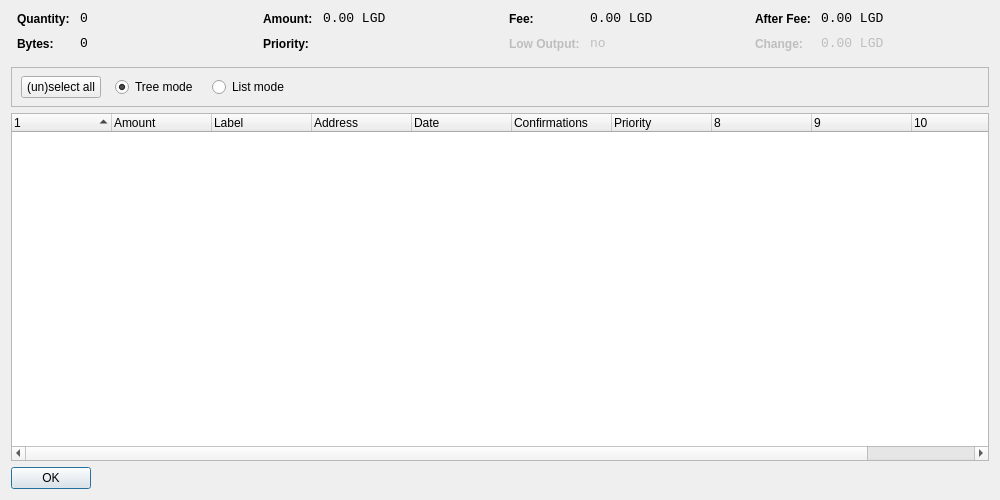
<?xml version="1.0" encoding="UTF-8"?>
<ui version="4.0">
 <class>CoinControlDialog</class>
 <widget class="QDialog" name="CoinControlDialog">
  <property name="geometry">
   <rect>
    <x>0</x>
    <y>0</y>
    <width>1000</width>
    <height>500</height>
   </rect>
  </property>
  <property name="windowTitle">
   <string>Coin Control</string>
  </property>
  <layout class="QVBoxLayout" name="verticalLayout">
   <item>
    <layout class="QHBoxLayout" name="horizontalLayoutTop" stretch="0,0,0,0">
     <property name="topMargin">
      <number>0</number>
     </property>
     <property name="bottomMargin">
      <number>10</number>
     </property>
     <item>
      <layout class="QFormLayout" name="formLayoutCoinControl1">
       <property name="horizontalSpacing">
        <number>10</number>
       </property>
       <property name="verticalSpacing">
        <number>10</number>
       </property>
       <property name="leftMargin">
        <number>6</number>
       </property>
       <property name="rightMargin">
        <number>6</number>
       </property>
       <item row="0" column="0">
        <widget class="QLabel" name="labelCoinControlQuantityText">
         <property name="styleSheet">
          <string notr="true">font-weight:bold;</string>
         </property>
         <property name="text">
          <string>Quantity:</string>
         </property>
        </widget>
       </item>
       <item row="0" column="1">
        <widget class="QLabel" name="labelCoinControlQuantity">
         <property name="font">
          <font>
           <family>Monospace</family>
           <pointsize>10</pointsize>
          </font>
         </property>
         <property name="cursor">
          <cursorShape>IBeamCursor</cursorShape>
         </property>
         <property name="contextMenuPolicy">
          <enum>Qt::ActionsContextMenu</enum>
         </property>
         <property name="text">
          <string>0</string>
         </property>
         <property name="textInteractionFlags">
          <set>Qt::LinksAccessibleByMouse|Qt::TextSelectableByKeyboard|Qt::TextSelectableByMouse</set>
         </property>
        </widget>
       </item>
       <item row="1" column="0">
        <widget class="QLabel" name="labelCoinControlBytesText">
         <property name="styleSheet">
          <string notr="true">font-weight:bold;</string>
         </property>
         <property name="text">
          <string>Bytes:</string>
         </property>
        </widget>
       </item>
       <item row="1" column="1">
        <widget class="QLabel" name="labelCoinControlBytes">
         <property name="font">
          <font>
           <family>Monospace</family>
           <pointsize>10</pointsize>
          </font>
         </property>
         <property name="cursor">
          <cursorShape>IBeamCursor</cursorShape>
         </property>
         <property name="contextMenuPolicy">
          <enum>Qt::ActionsContextMenu</enum>
         </property>
         <property name="text">
          <string>0</string>
         </property>
         <property name="textInteractionFlags">
          <set>Qt::LinksAccessibleByMouse|Qt::TextSelectableByKeyboard|Qt::TextSelectableByMouse</set>
         </property>
        </widget>
       </item>
      </layout>
     </item>
     <item>
      <layout class="QFormLayout" name="formLayoutCoinControl2">
       <property name="horizontalSpacing">
        <number>10</number>
       </property>
       <property name="verticalSpacing">
        <number>10</number>
       </property>
       <property name="leftMargin">
        <number>6</number>
       </property>
       <property name="rightMargin">
        <number>6</number>
       </property>
       <item row="0" column="0">
        <widget class="QLabel" name="labelCoinControlAmountText">
         <property name="styleSheet">
          <string notr="true">font-weight:bold;</string>
         </property>
         <property name="text">
          <string>Amount:</string>
         </property>
        </widget>
       </item>
       <item row="0" column="1">
        <widget class="QLabel" name="labelCoinControlAmount">
         <property name="font">
          <font>
           <family>Monospace</family>
           <pointsize>10</pointsize>
          </font>
         </property>
         <property name="cursor">
          <cursorShape>IBeamCursor</cursorShape>
         </property>
         <property name="contextMenuPolicy">
          <enum>Qt::ActionsContextMenu</enum>
         </property>
         <property name="text">
          <string>0.00 LGD</string>
         </property>
         <property name="textInteractionFlags">
          <set>Qt::LinksAccessibleByMouse|Qt::TextSelectableByKeyboard|Qt::TextSelectableByMouse</set>
         </property>
        </widget>
       </item>
       <item row="1" column="0">
        <widget class="QLabel" name="labelCoinControlPriorityText">
         <property name="styleSheet">
          <string notr="true">font-weight:bold;</string>
         </property>
         <property name="text">
          <string>Priority:</string>
         </property>
        </widget>
       </item>
       <item row="1" column="1">
        <widget class="QLabel" name="labelCoinControlPriority">
         <property name="font">
          <font>
           <family>Monospace</family>
           <pointsize>10</pointsize>
          </font>
         </property>
         <property name="cursor">
          <cursorShape>IBeamCursor</cursorShape>
         </property>
         <property name="contextMenuPolicy">
          <enum>Qt::ActionsContextMenu</enum>
         </property>
         <property name="text">
          <string/>
         </property>
         <property name="textInteractionFlags">
          <set>Qt::LinksAccessibleByMouse|Qt::TextSelectableByKeyboard|Qt::TextSelectableByMouse</set>
         </property>
        </widget>
       </item>
      </layout>
     </item>
     <item>
      <layout class="QFormLayout" name="formLayoutCoinControl3">
       <property name="horizontalSpacing">
        <number>10</number>
       </property>
       <property name="verticalSpacing">
        <number>10</number>
       </property>
       <property name="leftMargin">
        <number>6</number>
       </property>
       <property name="rightMargin">
        <number>6</number>
       </property>
       <item row="0" column="0">
        <widget class="QLabel" name="labelCoinControlFeeText">
         <property name="styleSheet">
          <string notr="true">font-weight:bold;</string>
         </property>
         <property name="text">
          <string>Fee:</string>
         </property>
        </widget>
       </item>
       <item row="0" column="1">
        <widget class="QLabel" name="labelCoinControlFee">
         <property name="font">
          <font>
           <family>Monospace</family>
           <pointsize>10</pointsize>
          </font>
         </property>
         <property name="cursor">
          <cursorShape>IBeamCursor</cursorShape>
         </property>
         <property name="contextMenuPolicy">
          <enum>Qt::ActionsContextMenu</enum>
         </property>
         <property name="text">
          <string>0.00 LGD</string>
         </property>
         <property name="textInteractionFlags">
          <set>Qt::LinksAccessibleByMouse|Qt::TextSelectableByKeyboard|Qt::TextSelectableByMouse</set>
         </property>
        </widget>
       </item>
       <item row="1" column="0">
        <widget class="QLabel" name="labelCoinControlLowOutputText">
         <property name="enabled">
          <bool>false</bool>
         </property>
         <property name="styleSheet">
          <string notr="true">font-weight:bold;</string>
         </property>
         <property name="text">
          <string>Low Output:</string>
         </property>
        </widget>
       </item>
       <item row="1" column="1">
        <widget class="QLabel" name="labelCoinControlLowOutput">
         <property name="enabled">
          <bool>false</bool>
         </property>
         <property name="font">
          <font>
           <family>Monospace</family>
           <pointsize>10</pointsize>
          </font>
         </property>
         <property name="cursor">
          <cursorShape>IBeamCursor</cursorShape>
         </property>
         <property name="contextMenuPolicy">
          <enum>Qt::ActionsContextMenu</enum>
         </property>
         <property name="text">
          <string>no</string>
         </property>
         <property name="textInteractionFlags">
          <set>Qt::LinksAccessibleByMouse|Qt::TextSelectableByKeyboard|Qt::TextSelectableByMouse</set>
         </property>
        </widget>
       </item>
      </layout>
     </item>
     <item>
      <layout class="QFormLayout" name="formLayoutCoinControl4">
       <property name="horizontalSpacing">
        <number>10</number>
       </property>
       <property name="verticalSpacing">
        <number>10</number>
       </property>
       <property name="leftMargin">
        <number>6</number>
       </property>
       <property name="rightMargin">
        <number>6</number>
       </property>
       <item row="0" column="0">
        <widget class="QLabel" name="labelCoinControlAfterFeeText">
         <property name="styleSheet">
          <string notr="true">font-weight:bold;</string>
         </property>
         <property name="text">
          <string>After Fee:</string>
         </property>
        </widget>
       </item>
       <item row="0" column="1">
        <widget class="QLabel" name="labelCoinControlAfterFee">
         <property name="font">
          <font>
           <family>Monospace</family>
           <pointsize>10</pointsize>
          </font>
         </property>
         <property name="cursor">
          <cursorShape>IBeamCursor</cursorShape>
         </property>
         <property name="contextMenuPolicy">
          <enum>Qt::ActionsContextMenu</enum>
         </property>
         <property name="text">
          <string>0.00 LGD</string>
         </property>
         <property name="textInteractionFlags">
          <set>Qt::LinksAccessibleByMouse|Qt::TextSelectableByKeyboard|Qt::TextSelectableByMouse</set>
         </property>
        </widget>
       </item>
       <item row="1" column="0">
        <widget class="QLabel" name="labelCoinControlChangeText">
         <property name="enabled">
          <bool>false</bool>
         </property>
         <property name="styleSheet">
          <string notr="true">font-weight:bold;</string>
         </property>
         <property name="text">
          <string>Change:</string>
         </property>
        </widget>
       </item>
       <item row="1" column="1">
        <widget class="QLabel" name="labelCoinControlChange">
         <property name="enabled">
          <bool>false</bool>
         </property>
         <property name="font">
          <font>
           <family>Monospace</family>
           <pointsize>10</pointsize>
          </font>
         </property>
         <property name="cursor">
          <cursorShape>IBeamCursor</cursorShape>
         </property>
         <property name="contextMenuPolicy">
          <enum>Qt::ActionsContextMenu</enum>
         </property>
         <property name="text">
          <string>0.00 LGD</string>
         </property>
         <property name="textInteractionFlags">
          <set>Qt::LinksAccessibleByMouse|Qt::TextSelectableByKeyboard|Qt::TextSelectableByMouse</set>
         </property>
        </widget>
       </item>
      </layout>
     </item>
    </layout>
   </item>
   <item>
    <widget class="QFrame" name="frame">
     <property name="minimumSize">
      <size>
       <width>0</width>
       <height>40</height>
      </size>
     </property>
     <property name="frameShape">
      <enum>QFrame::StyledPanel</enum>
     </property>
     <property name="frameShadow">
      <enum>QFrame::Sunken</enum>
     </property>
     <widget class="QWidget" name="horizontalLayoutWidget">
      <property name="geometry">
       <rect>
        <x>10</x>
        <y>0</y>
        <width>781</width>
        <height>41</height>
       </rect>
      </property>
      <layout class="QHBoxLayout" name="horizontalLayoutPanel" stretch="0,0,0,0,0">
       <property name="spacing">
        <number>14</number>
       </property>
       <item>
        <widget class="QPushButton" name="pushButtonSelectAll">
         <property name="sizePolicy">
          <sizepolicy hsizetype="Maximum" vsizetype="Fixed">
           <horstretch>0</horstretch>
           <verstretch>0</verstretch>
          </sizepolicy>
         </property>
         <property name="text">
          <string>(un)select all</string>
         </property>
        </widget>
       </item>
       <item>
        <widget class="QRadioButton" name="radioTreeMode">
         <property name="sizePolicy">
          <sizepolicy hsizetype="Maximum" vsizetype="Fixed">
           <horstretch>0</horstretch>
           <verstretch>0</verstretch>
          </sizepolicy>
         </property>
         <property name="text">
          <string>Tree mode</string>
         </property>
         <property name="checked">
          <bool>true</bool>
         </property>
        </widget>
       </item>
       <item>
        <widget class="QRadioButton" name="radioListMode">
         <property name="sizePolicy">
          <sizepolicy hsizetype="Maximum" vsizetype="Fixed">
           <horstretch>0</horstretch>
           <verstretch>0</verstretch>
          </sizepolicy>
         </property>
         <property name="text">
          <string>List mode</string>
         </property>
        </widget>
       </item>
       <item>
        <spacer name="horizontalSpacer">
         <property name="orientation">
          <enum>Qt::Horizontal</enum>
         </property>
         <property name="sizeHint" stdset="0">
          <size>
           <width>40</width>
           <height>20</height>
          </size>
         </property>
        </spacer>
       </item>
      </layout>
     </widget>
    </widget>
   </item>
   <item>
    <widget class="CoinControlTreeWidget" name="treeWidget">
     <property name="contextMenuPolicy">
      <enum>Qt::CustomContextMenu</enum>
     </property>
     <property name="sortingEnabled">
      <bool>false</bool>
     </property>
     <property name="columnCount">
      <number>11</number>
     </property>
     <attribute name="headerShowSortIndicator" stdset="0">
      <bool>true</bool>
     </attribute>
     <attribute name="headerStretchLastSection">
      <bool>false</bool>
     </attribute>
     <column>
      <property name="text">
       <string/>
      </property>
     </column>
     <column>
      <property name="text">
       <string>Amount</string>
      </property>
     </column>
     <column>
      <property name="text">
       <string>Label</string>
      </property>
     </column>
     <column>
      <property name="text">
       <string>Address</string>
      </property>
     </column>
     <column>
      <property name="text">
       <string>Date</string>
      </property>
     </column>
     <column>
      <property name="text">
       <string>Confirmations</string>
      </property>
      <property name="toolTip">
       <string>Confirmed</string>
      </property>
     </column>
     <column>
      <property name="text">
       <string>Priority</string>
      </property>
     </column>
     <column>
      <property name="text">
       <string/>
      </property>
     </column>
     <column>
      <property name="text">
       <string/>
      </property>
     </column>
     <column>
      <property name="text">
       <string/>
      </property>
     </column>
     <column>
      <property name="text">
       <string/>
      </property>
     </column>
    </widget>
   </item>
   <item>
    <widget class="QDialogButtonBox" name="buttonBox">
     <property name="sizePolicy">
      <sizepolicy hsizetype="Maximum" vsizetype="Fixed">
       <horstretch>0</horstretch>
       <verstretch>0</verstretch>
      </sizepolicy>
     </property>
     <property name="orientation">
      <enum>Qt::Horizontal</enum>
     </property>
     <property name="standardButtons">
      <set>QDialogButtonBox::Ok</set>
     </property>
    </widget>
   </item>
  </layout>
 </widget>
 <customwidgets>
  <customwidget>
   <class>CoinControlTreeWidget</class>
   <extends>QTreeWidget</extends>
   <header>coincontroltreewidget.h</header>
  </customwidget>
 </customwidgets>
 <resources/>
 <connections/>
</ui>
